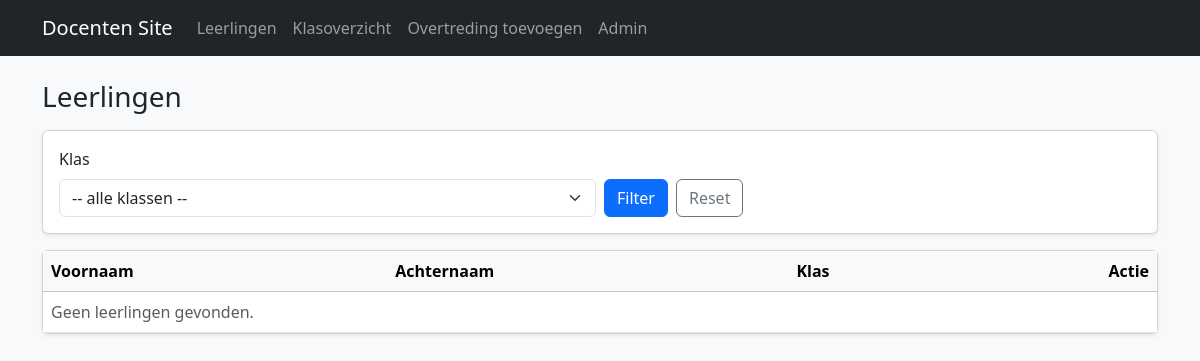
Before: /leerlingen/ with the older database file.
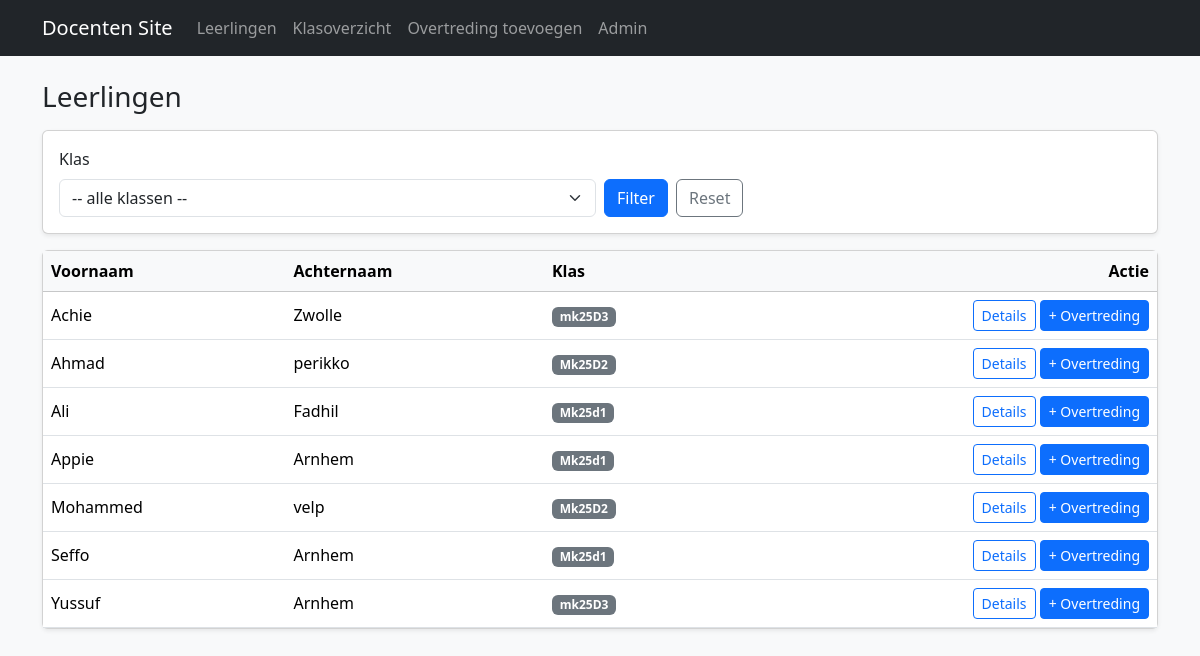
After: the same page with the newer database file.
### core/models.py (models this page shows, shortened)
class Student(models.Model):
    first_name = models.CharField(max_length=80)
    last_name = models.CharField(max_length=80)
    school_class = models.ForeignKey(SchoolClass, on_delete=models.PROTECT, related_name="students")
    class Meta:
        ordering = ["first_name", "last_name"]  # Osiris volgorde

class SchoolClass(models.Model):
    name = models.CharField(max_length=50, unique=True)  # bijv. "MBO4A"

### core/views.py (the view)
# urls.py: path("leerlingen/", views.students_list, name="students_list"),
def students_list(request):
    classes = SchoolClass.objects.all()
    selected = request.GET.get("klas")
    students = Student.objects.all()
    if selected:
        students = students.filter(school_class__name=selected)
    return render(request, "core/students_list.html", {
        "classes": classes,
        "students": students,
        "selected": selected,
    })

### core/templates/core/students_list.html (shortened to what this page needs)
{% extends "core/base.html" %}
{% block content %}
<div class="d-flex justify-content-between align-items-center mb-3">
  <h1 class="h3 mb-0">Leerlingen</h1>
</div>
<div class="card shadow-sm mb-3">
  <div class="card-body">
    <form method="get" class="row g-2 align-items-end">
      <div class="col-12 col-md-6">
        <label class="form-label">Klas</label>
        <select name="klas" class="form-select">
          <option value="">-- alle klassen --</option>
        </select>
      </div>
      <div class="col-12 col-md-6 d-flex gap-2">
        <button class="btn btn-primary" type="submit">Filter</button>
        <a class="btn btn-outline-secondary" href="{% url 'students_list' %}">Reset</a>
      </div>
    </form>
  </div>
</div>
<div class="card shadow-sm">
  <div class="table-responsive">
    <table class="table table-hover mb-0 align-middle">
      <thead class="table-light">
        <tr>
          <th>Voornaam</th>
          <th>Achternaam</th>
          <th>Klas</th>
          <th class="text-end">Actie</th>
        </tr>
      </thead>
      <tbody>
        {% for s in students %}
          <tr>
            <td>{{ s.first_name }}</td>
            <td>{{ s.last_name }}</td>
            <td><span class="badge text-bg-secondary">{{ s.school_class.name }}</span></td>
            <td class="text-end">
              <a class="btn btn-sm btn-outline-primary" href="{% url 'student_detail' s.id %}">Details</a>
              <a class="btn btn-sm btn-primary" href="{% url 'violation_create_for_student' s.id %}">
                + Overtreding
              </a>
            </td>
          </tr>
        {% empty %}
          <tr><td colspan="4" class="text-muted">Geen leerlingen gevonden.</td></tr>
        {% endfor %}
      </tbody>
    </table>
  </div>
</div>
{% endblock %}

Changed rows visible on the page:
added Student: first_name "Achie", last_name "Zwolle", school_class.name "mk25D3"
added Student: first_name "Ahmad", last_name "perikko", school_class.name "Mk25D2"
added Student: first_name "Ali", last_name "Fadhil", school_class.name "Mk25d1"
added Student: first_name "Appie", last_name "Arnhem", school_class.name "Mk25d1"
added Student: first_name "Mohammed", last_name "velp", school_class.name "Mk25D2"
added Student: first_name "Seffo", last_name "Arnhem", school_class.name "Mk25d1"
added Student: first_name "Yussuf", last_name "Arnhem", school_class.name "mk25D3"
Other visible differences:
text no longer shown: "Geen leerlingen gevonden."
